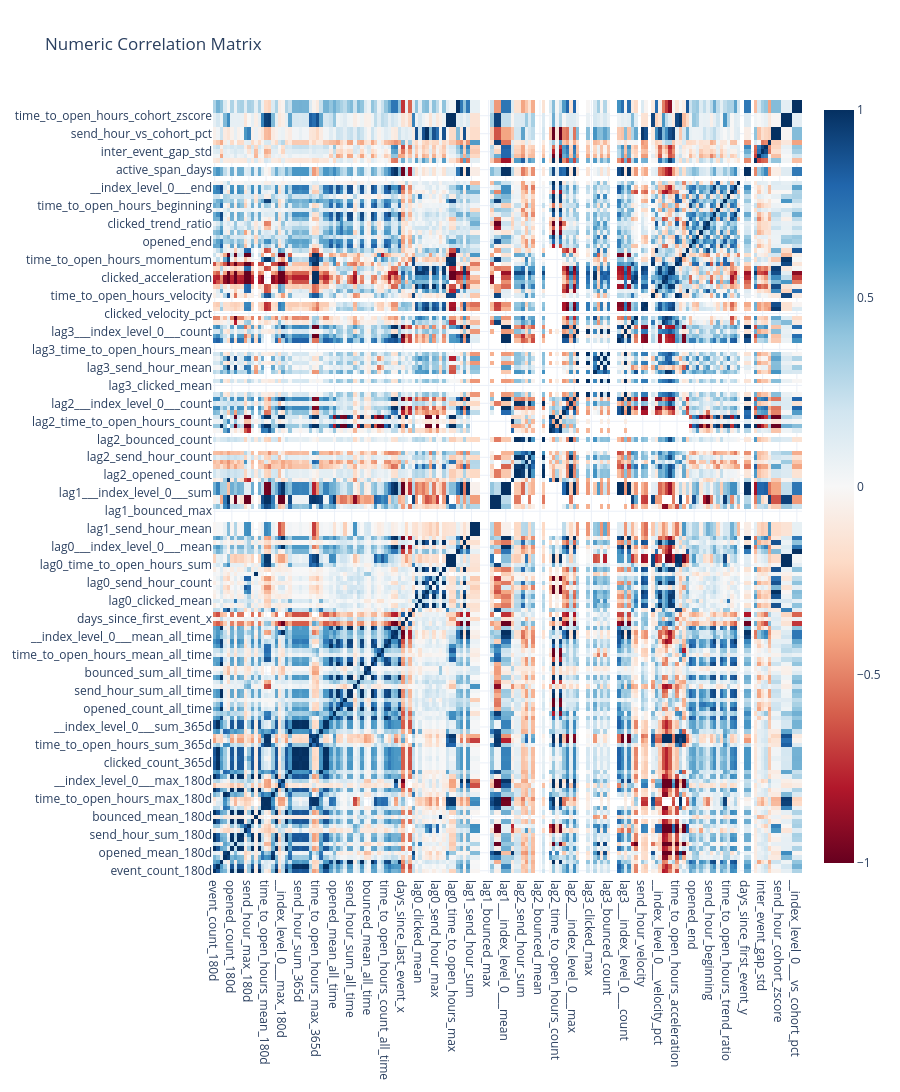

Here is the notebook cell this chart was saved with:
### Markdown cell above
## 5.2 Numeric Correlation Matrix

**📖 How to Read the Heatmap:**
- **Red (+1)**: Perfect positive correlation - features move together
- **Blue (-1)**: Perfect negative correlation - features move opposite
- **White (0)**: No linear relationship

**⚠️ Multicollinearity Warning:**
- Pairs with |r| > 0.7 may cause issues in linear models
- Consider removing one feature from highly correlated pairs
- Tree-based models are more robust to multicollinearity

### Code cell
numeric_cols = [
    name for name, col in findings.columns.items()
    if col.inferred_type in [ColumnType.NUMERIC_CONTINUOUS, ColumnType.NUMERIC_DISCRETE, ColumnType.TARGET]
    and name not in TEMPORAL_METADATA_COLS
]

if len(numeric_cols) >= 2:
    corr_matrix = df[numeric_cols].corr()
    fig = charts.heatmap(
        corr_matrix.to_numpy(),
        x_labels=numeric_cols,
        y_labels=numeric_cols,
        title="Numeric Correlation Matrix"
    )
    display_figure(fig)
else:
    print("Not enough numeric columns for correlation analysis.")

### Figure 1 — Plotly figure (JSON) as saved in the notebook; plotly's stock layout.template omitted (floating-point values rounded to 4 significant figures; data arrays with more than 128 entries replaced by an {"elided": "..."} marker saying what was removed)
{"data": [{"colorscale": [[0.0, "rgb(103,0,31)"], [0.1, "rgb(178,24,43)"], [0.2, "rgb(214,96,77)"], [0.3, "rgb(244,165,130)"], [0.4, "rgb(253,219,199)"], [0.5, "rgb(247,247,247)"], [0.6, "rgb(209,229,240)"], [0.7, "rgb(146,197,222)"], [0.8, "rgb(67,147,195)"], [0.9, "rgb(33,102,172)"], [1.0, "rgb(5,48,97)"]], "type": "heatmap", "x": {"elided": "172 str values"}, "y": {"elided": "172 str values"}, "z": {"elided": "172x172 float values"}, "zmid": 0}], "layout": {"height": 4300, "title": {"text": "Numeric Correlation Matrix"}}}
